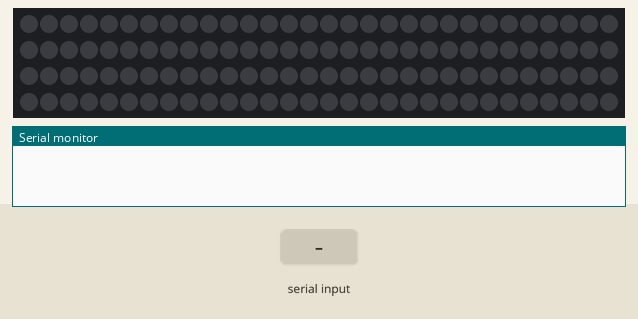
Bench run of a sketch on a simulated Arduino Uno, built with avr-gcc and run on an emulated ATmega328P. Shown: 120 RGB LEDs in strip order, left to right, continuing on the next row, the last lines printed to the serial monitor. The test bench sets the inputs (shaded band). Dim RGB values are drawn brighter than linear.

Above: at 1.2 s.
1.3 s: "90,45\n" received over Serial
At 2.7 s:
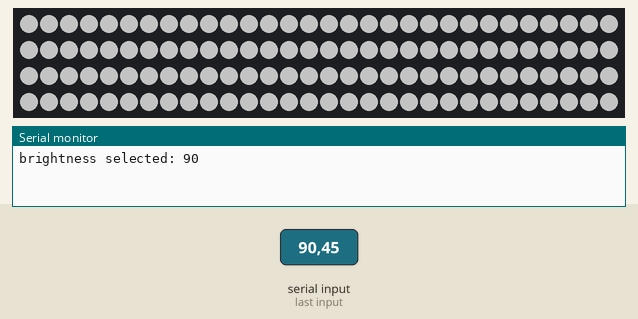
3.8 s: "30,150\n" received over Serial
6.3 s: "0" received over Serial
At 7.7 s:
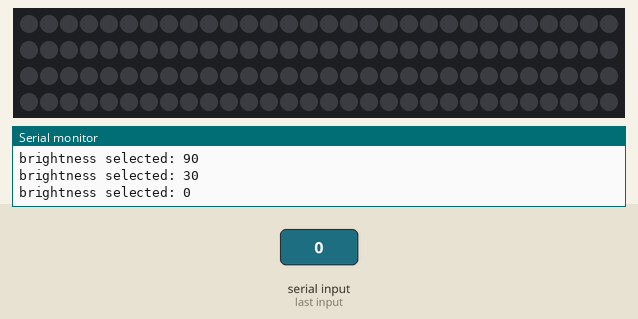
8.8 s: "90\n" received over Serial
At 10.9 s:
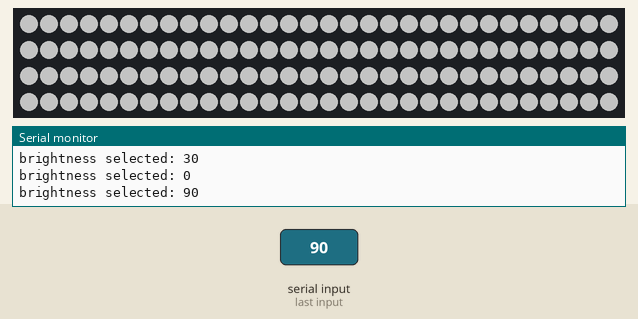
Timing chart, 0 to 12.3 s (numbered marks = the images above; inputs shaded):
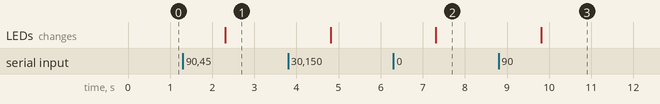

Measured:
- after the input at 1.3 s, the LEDs: change after 1.0 s (image 1)
- after the input at 6.3 s, the LEDs: change after 1.0 s (image 2)
- after the input at 8.8 s, the LEDs: change after 1.0 s (image 3)

The sketch:

Telewindow_Lights_for_HC_05_with_typing.ino
```cpp
//This is the Bluetooth control with typed-in values for the brightness.
//Make sure the number of pixels is correct if using a different lighting rig.
//This is for a rig with 4 sides, with 24 pixels vertically and 36 pixels horizontally


#include <SPI.h>
#include <Adafruit_NeoPixel.h>
#ifdef __AVR__
#include <avr/power.h>
#endif
#include <Arduino.h>
#include <SPI.h>

#if SOFTWARE_SERIAL_AVAILABLE
#include <SoftwareSerial.h>
#endif


#define PIN 6

String stringIn = "";
int intIn = 0;
String sideSelected = "all";


Adafruit_NeoPixel strip = Adafruit_NeoPixel(120, PIN, NEO_GRB + NEO_KHZ800);


uint8_t current_state = 0;
int totalCoord[3] = {0, 119, 0};
int leftCoord[3] = {0, 23, 0};
int topCoord[3] = {24, 59, 0};
int rightCoord[3] = {60, 83, 0};
int bottomCoord[3] = {84, 119, 0};

void setup() {
  Serial.begin(9600);


  //Neopixel Initialization

  strip.begin();
  for (int i = 0; i > 120; i++) {
    strip.setPixelColor(i, strip.Color(0, 0, 0));
  }
  pinMode(PIN, OUTPUT);
  pinMode(8, INPUT);


}

void loop() {

  if (Serial.available() > 0) { // Checks whether data is comming from the serial port
    stringIn = Serial.readString(); // Reads the data from the serial port
    intIn = stringIn.toInt();
    //Serial.println(intIn);

    if (stringIn == "top" || stringIn == "bottom" || stringIn == "right" || stringIn == "left" || stringIn == "all") {
      sideSelected = stringIn;
      Serial.print("side selected: ");
      Serial.println(sideSelected);

    }
    if (stringIn == "0") {
      Serial.print("brightness selected: ");
      if (sideSelected == "top") {
        changeBrightness(intIn, topCoord);
      } else if (sideSelected == "bottom") {
        changeBrightness(intIn, bottomCoord);
      } else if (sideSelected == "left") {
        changeBrightness(intIn, leftCoord);
      } else if (sideSelected == "right") {
        changeBrightness(intIn, rightCoord);
      } else if (sideSelected == "all") {
        changeBrightness(intIn, totalCoord);
      }
    }

    if (intIn > 0) {
      Serial.print("brightness selected: ");
      if (sideSelected == "top") {
        changeBrightness(intIn, topCoord);
      } else if (sideSelected == "bottom") {
        changeBrightness(intIn, bottomCoord);
      } else if (sideSelected == "left") {
        changeBrightness(intIn, leftCoord);
      } else if (sideSelected == "right") {
        changeBrightness(intIn, rightCoord);
      } else if (sideSelected == "all") {
        changeBrightness(intIn, totalCoord);
      }

    }

  }
  //Serial.print(intIn);
  strip.show();


}

void changeBrightness(int increment, int side[3]) { //sign - 1 or -1, indicates increase or decrease
  int currentBrightness = side[2];
  int newBrightness = increment;
  if (newBrightness <= 255 ) {
    newBrightness = increment;
    for (int i = side[0]; i <= side[1]; i++) {
      //Serial.println(i);
      strip.setPixelColor(i, strip.Color(newBrightness, newBrightness, newBrightness));
    }
  }


  side[2] = newBrightness;
  Serial.println(newBrightness);
}
```
